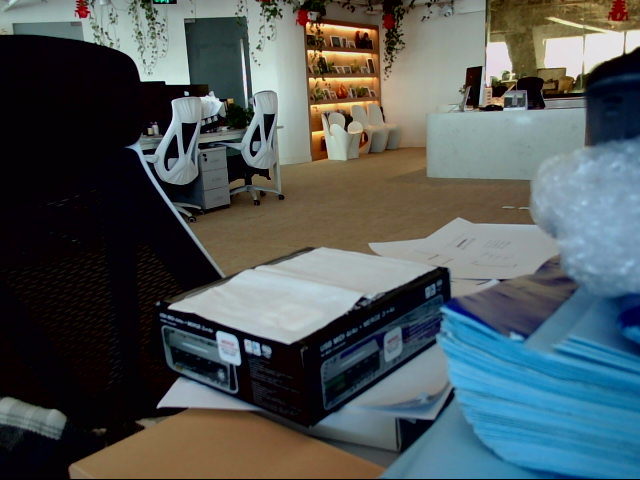
#> input picture usual_status/light_spot/1545360636.4174533.png, 640 x 480 px, found by its file name
$ python image_handle.py
#> lines starting #> are read from the running program, lines starting #| are printed output that depends on the picture
import cv2 as cv
import numpy as np
import getData

coords = [(238, 280), [238, 220], (326, 319), [326, 379]]
orginal_image = cv.imread('/usual_status/light_spot/1545360636.4174533.png',cv.IMREAD_GRAYSCALE)
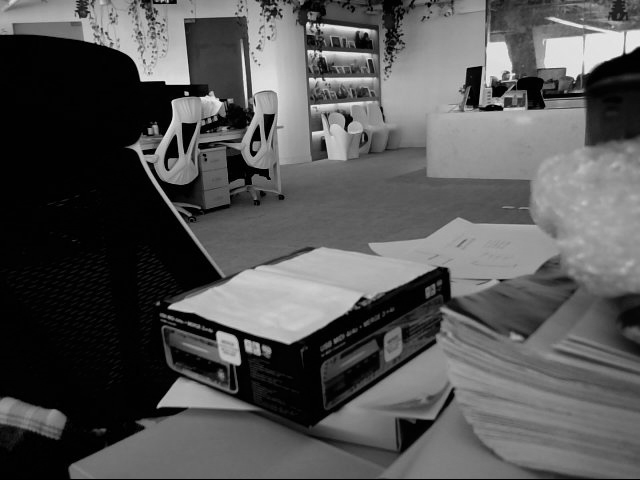
#> orginal_image: shape (480, 640); min 0, max 240, mean 85
new_image = orginal_image[280:319,238:326]
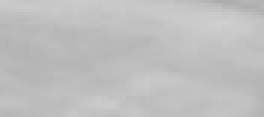
#> new_image: shape (39, 88) (shown 3 times larger); min 172, max 207, mean 190.8
# [7 lines of commented-out code are left out]

star = cv.xfeatures2d.StarDetector_create()
keypoints = star.detect(new_image)
#> keypoints = ()

sift = cv.xfeatures2d.SIFT_create()
keypoints,desc = sift.compute(new_image,keypoints)

print(desc)
#| None


# cv.waitKey()
